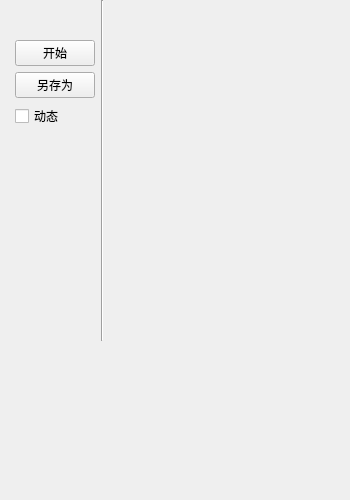
<?xml version="1.0" encoding="UTF-8"?>
<ui version="4.0">
 <class>ScreenDockWidget</class>
 <widget class="QDockWidget" name="ScreenDockWidget">
  <property name="geometry">
   <rect>
    <x>0</x>
    <y>0</y>
    <width>350</width>
    <height>500</height>
   </rect>
  </property>
  <property name="minimumSize">
   <size>
    <width>300</width>
    <height>500</height>
   </size>
  </property>
  <property name="maximumSize">
   <size>
    <width>1080</width>
    <height>1920</height>
   </size>
  </property>
  <property name="features">
   <set>QDockWidget::AllDockWidgetFeatures</set>
  </property>
  <property name="windowTitle">
   <string>Screen</string>
  </property>
  <widget class="QWidget" name="dockWidgetContents">
   <widget class="QWidget" name="gridLayoutWidget">
    <property name="geometry">
     <rect>
      <x>10</x>
      <y>0</y>
      <width>461</width>
      <height>381</height>
     </rect>
    </property>
    <layout class="QGridLayout" name="gridLayout">
     <item row="0" column="3">
      <widget class="QLabel" name="labelScreen">
       <property name="sizePolicy">
        <sizepolicy hsizetype="Expanding" vsizetype="Expanding">
         <horstretch>0</horstretch>
         <verstretch>0</verstretch>
        </sizepolicy>
       </property>
       <property name="text">
        <string/>
       </property>
      </widget>
     </item>
     <item row="0" column="4">
      <spacer name="horizontalSpacer">
       <property name="orientation">
        <enum>Qt::Horizontal</enum>
       </property>
       <property name="sizeType">
        <enum>QSizePolicy::Fixed</enum>
       </property>
       <property name="sizeHint" stdset="0">
        <size>
         <width>40</width>
         <height>20</height>
        </size>
       </property>
      </spacer>
     </item>
     <item row="0" column="2">
      <widget class="Line" name="line">
       <property name="orientation">
        <enum>Qt::Vertical</enum>
       </property>
      </widget>
     </item>
     <item row="0" column="0">
      <spacer name="horizontalSpacer_2">
       <property name="orientation">
        <enum>Qt::Horizontal</enum>
       </property>
       <property name="sizeType">
        <enum>QSizePolicy::Fixed</enum>
       </property>
       <property name="sizeHint" stdset="0">
        <size>
         <width>5</width>
         <height>20</height>
        </size>
       </property>
      </spacer>
     </item>
     <item row="0" column="1">
      <layout class="QVBoxLayout" name="verticalLayout">
       <item>
        <spacer name="verticalSpacer_3">
         <property name="orientation">
          <enum>Qt::Vertical</enum>
         </property>
         <property name="sizeType">
          <enum>QSizePolicy::Minimum</enum>
         </property>
         <property name="sizeHint" stdset="0">
          <size>
           <width>20</width>
           <height>40</height>
          </size>
         </property>
        </spacer>
       </item>
       <item>
        <widget class="QPushButton" name="start">
         <property name="text">
          <string>开始</string>
         </property>
        </widget>
       </item>
       <item>
        <widget class="QPushButton" name="pushButton_2">
         <property name="text">
          <string>另存为</string>
         </property>
        </widget>
       </item>
       <item>
        <widget class="QCheckBox" name="checkBox">
         <property name="text">
          <string>动态</string>
         </property>
        </widget>
       </item>
       <item>
        <spacer name="verticalSpacer">
         <property name="orientation">
          <enum>Qt::Vertical</enum>
         </property>
         <property name="sizeHint" stdset="0">
          <size>
           <width>20</width>
           <height>40</height>
          </size>
         </property>
        </spacer>
       </item>
      </layout>
     </item>
     <item row="1" column="3">
      <spacer name="verticalSpacer_2">
       <property name="orientation">
        <enum>Qt::Vertical</enum>
       </property>
       <property name="sizeType">
        <enum>QSizePolicy::Fixed</enum>
       </property>
       <property name="sizeHint" stdset="0">
        <size>
         <width>20</width>
         <height>40</height>
        </size>
       </property>
      </spacer>
     </item>
    </layout>
   </widget>
  </widget>
 </widget>
 <resources/>
 <connections/>
</ui>
